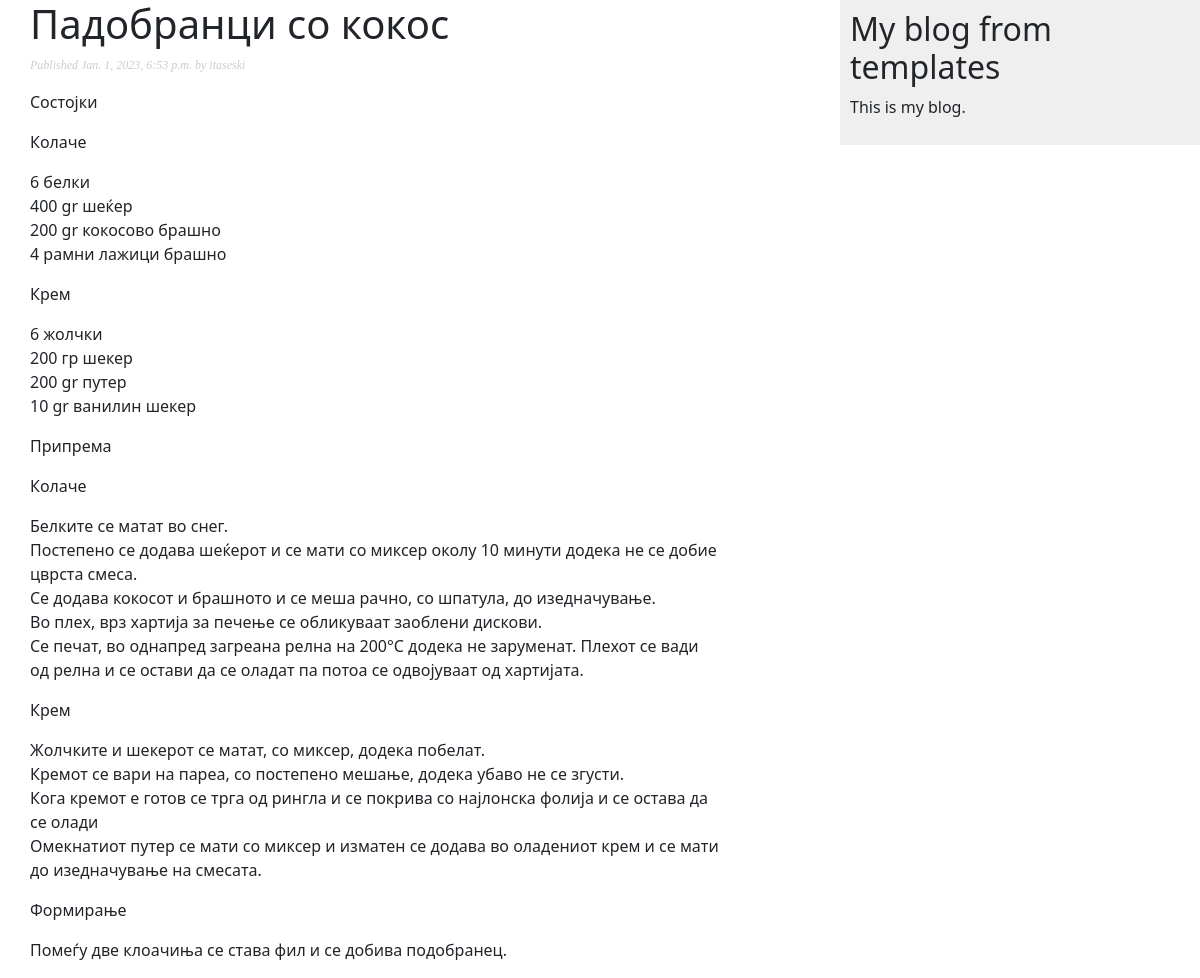
Page /2023/1/1/paodobranci-so-kokos/ on the committed database.
### blog/models.py (models this page shows, shortened)
class Post(models.Model):
    class Status(models.TextChoices):
        DRAFT = 'DF', 'Draft'
        PUBLISHED = 'PB', 'Published'
    title = models.CharField(max_length=256)
    slug = models.SlugField(max_length=250, unique_for_date='publish')
    author = models.ForeignKey(User,
                               on_delete=models.CASCADE,
                               related_name='blog_posts')
    content = models.TextField(blank=True)
    publish = models.DateTimeField(default=timezone.now)
    created = models.DateTimeField(auto_now_add=True)
    updated = models.DateTimeField(auto_now=True)
    status = models.CharField(max_length=2,
                              choices=Status.choices,
                              default=Status.DRAFT)
    objects = models.Manager() # The default manager.
    published = PublishedManager() # Our custom manager.
    class Meta:
        ordering = ['-publish']
        indexes = [
            models.Index(fields=['-publish']),
        ] # Note: Index ordering is not supported on MySQL

### blog/views.py (the view)
# urls.py: path('<int:year>/<int:month>/<int:day>/<slug:post>/', views.post_detail, name='post_detail'),
def post_detail(request, year, month, day, post):
    post = get_object_or_404(Post,
                             status=Post.Status.PUBLISHED,
                             slug=post,
                             publish__year=year,
                             publish__month=month,
                             publish__day=day)
    context = {
        'post': post
    }
    return render(request, 'blog/post/detail.html', context)

### templates/blog/post/detail.html (shortened to what this page needs)
{% extends "blog/base.html" %}
{% block content %}
  <h1>{{ post.title }}</h1>
  <p class="date">
    Published {{ post.publish }} by {{ post.author }}
  </p>
  {{ post.content|safe|linebreaks }}
{% endblock %}

### blog/static/css/blog.css (style rules this page uses)
p.date { color:#ccc; font-family: georgia, serif; font-size: 12px; font-style: italic; }

### rows in the picture
Post: publish "Jan. 1, 2023, 6:53 p.m.", author "itaseski", content "Состојки Колаче 6 белки 400 gr шеќер 200 gr кокосово брашно 4 рамни лажици брашно Крем 6 жолчки 200 гр шекер 200 gr путер 10 gr вaнилин шекер Припрема Колаче Белките се матат во снег. Постепено се додава шеќерот и се мати со миксер околу 10 минути додека не се добие цврста смеса. Се додава кокосот и брашното и се меша рачно, со шпатула, до изедначување. Во плех, врз хартија за печење се обликуваат заоблени дискови. Се печат, во однапред загреана релна на 200°C додека не заруменат. Плехот се вади од релна и се остави да се оладат па потоа се одвојуваат од хартијата. Крем Жолчките и шекерот се матат, со миксер, додека побелат. Кремот се вари на пареа, со постепено мешање, додека убаво не се…"
